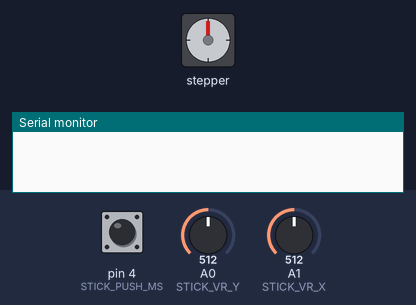
The sketch below on a simulated Arduino Uno, built with avr-gcc and run on an emulated ATmega328P. Parts: stepper motor, the last lines printed to the serial monitor. The inputs (shaded band) are chosen by the test bench; at power-on: A1 (STICK_VR_X) = 512, pin 4 (STICK_PUSH_MS) HIGH, A0 (STICK_VR_Y) = 512. Stepper angles assume 2048 steps per turn.

Above: at 1.2 s.
1.3 s: A1 (STICK_VR_X) set to 482
At 1.45 s:
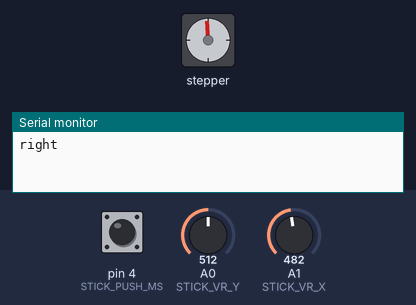
At 2.08 s:
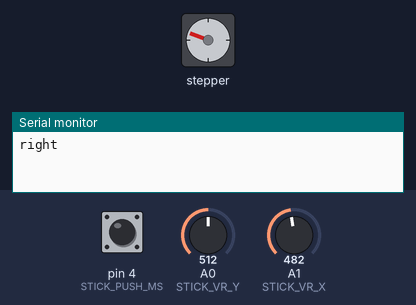
4.3 s: A1 (STICK_VR_X) set to 610
At 5.81 s:
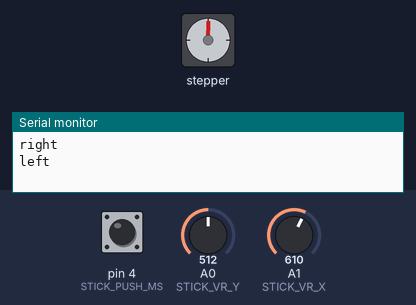
7.3 s: A1 (STICK_VR_X) set to 490
10.3 s: A1 (STICK_VR_X) set to 510
Timing chart, 0 to 14.3 s (numbered marks = the images above; inputs shaded):
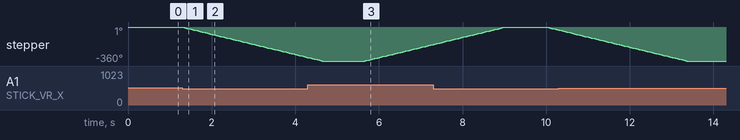

The sketch:

test18Joystick_stepper.ino
```cpp
#include <Stepper.h>
#define STICK_PUSH_MS 4
#define STICK_VR_X A1
#define STICK_VR_Y A0
int ms,x,y;
// 회전각도 설정 = 2048:한바퀴(360도), 1024:반바퀴(180도)
const int stepsPerRevolution = 2048; //360도
Stepper myStepper(stepsPerRevolution,11,9,10,8);

void setup() {
  myStepper.setSpeed(18);
  Serial.begin(9600);
  pinMode(STICK_PUSH_MS, INPUT_PULLUP);
}
void loop() {
  ms = digitalRead(STICK_PUSH_MS); //0,1
  x = analogRead(STICK_VR_X); //0~1023
  y = analogRead(STICK_VR_Y); //0~1023

  if(x>600){
    Serial.println("left");
    myStepper.step(stepsPerRevolution);
    delay(1000);
  }
  if(x<500){
    Serial.println("right");
    myStepper.step(-stepsPerRevolution);
    delay(1000);
  }


}
```

Measured:
- the behaviour switches between 500 and 499 on A1 (STICK_VR_X) (found by bisection; images 0 and 1)
- after the input at 1.3 s, stepper: keeps turning counter-clockwise at about 108°/s, starting at once
